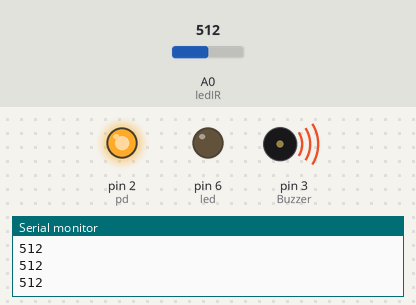
A sketch run on a simulated Arduino Uno, built with avr-gcc and run on an emulated ATmega328P. Shown: output pins drawn as LEDs (lit = HIGH), buzzer (waves = sounding, pin HIGH), the last lines printed to the serial monitor. Inputs (shaded band) come from the test bench; at power-on: A0 (ledIR) = 512.

Above: at 1.2 s.
1.3 s: A0 (ledIR) set to 834
2.8 s: A0 (ledIR) set to 858
At 3.1 s:
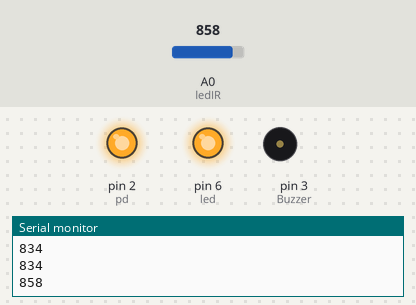
Timing chart, 0 to 5.8 s (numbered marks = the images above; inputs shaded):
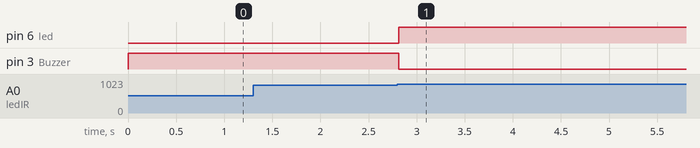

The sketch:

lab4_ex7.ino
```cpp
#include <IRremote.h>

#define Buzzer  3

// Define sensor pin
const int RECV_PIN = 4;
// Define IR Receiver and Results Objects

int pd=2;
int led=6;
int ledIR=0;

int limit=850;

void setup(){
  // Serial Monitor @ 9600 baud
  Serial.begin(9600);
  pinMode(Buzzer, OUTPUT);
  pinMode(led,OUTPUT);
  pinMode(pd,OUTPUT);
  digitalWrite(Buzzer,LOW);
  digitalWrite(pd,HIGH);
}

void loop(){
  Serial.println(analogRead(ledIR));
  int val = analogRead(ledIR);
  if (val<=limit){
    digitalWrite(Buzzer,HIGH);
    delay(20);
  }else if(val>limit){
    analogWrite(led,255);
    digitalWrite(Buzzer, LOW);
    delay(5000);
  }
}
```

Measured:
- the behaviour switches between 850 and 851 on A0 (ledIR) (found by bisection; images 0 and 1)
- after the input at 2.8 s, pin 6 (led): LOW → HIGH at once; pin 3 (Buzzer): HIGH → LOW at once
